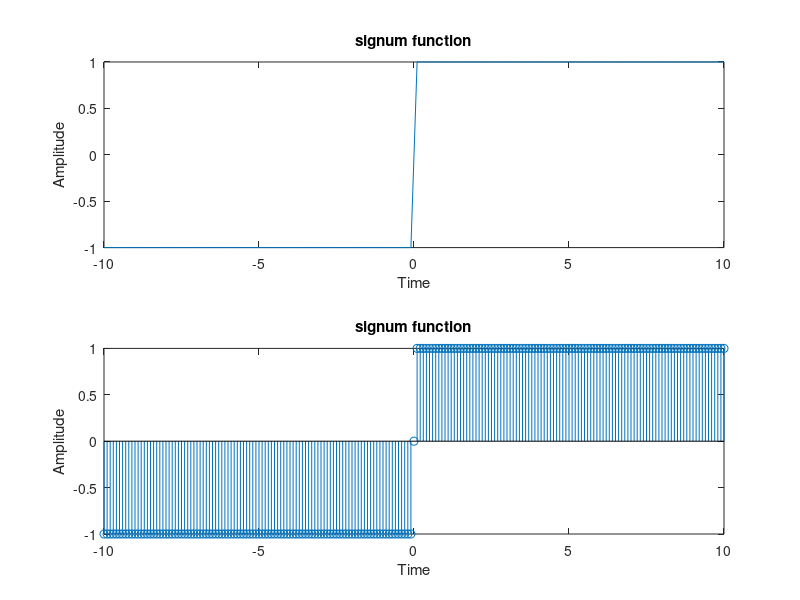

MATLAB code for this plot:
%%Experiment 1(b)
%%Name-Vishal Kharbanda
%%Class-ECE-2ndYear
%%Enrollmentno.-03110402816
t=[-10:0.1:10]; 
y=sign(t);
subplot(2,1,1);
plot(t,y);
xlabel('Time');
ylabel('Amplitude');
title('signum function');
subplot(2,1,2);
stem(t,y);
xlabel('Time');
ylabel('Amplitude');
title('signum function');
